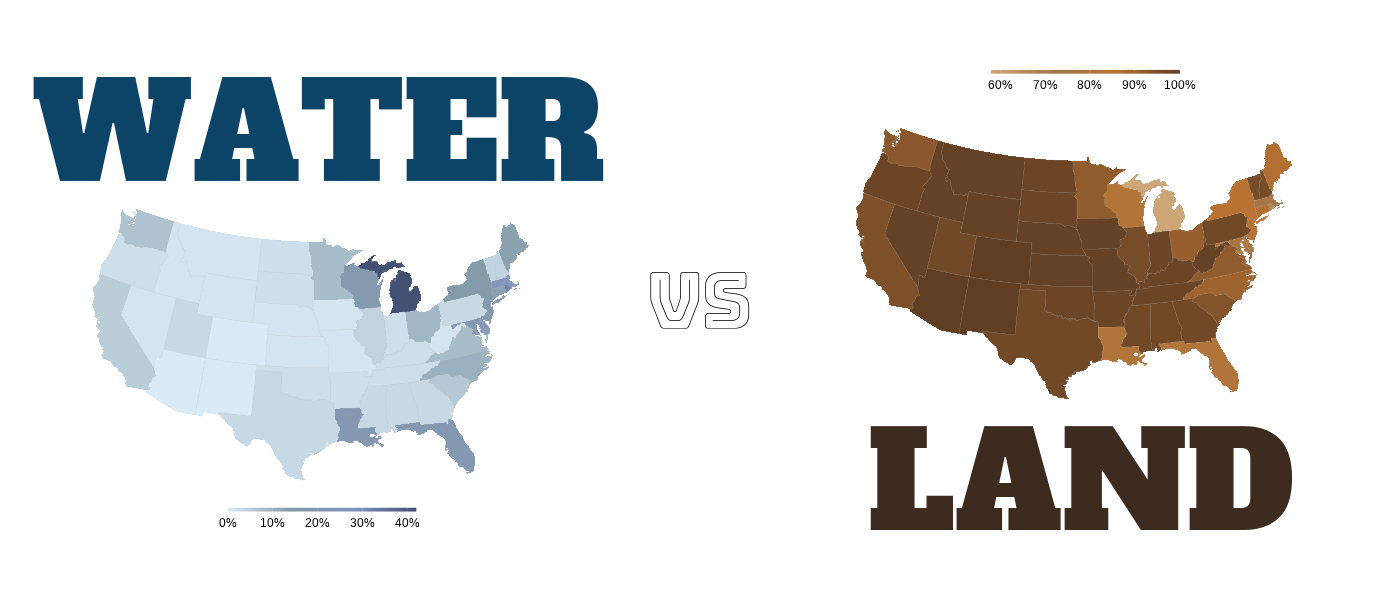

Write the R code that produced this figure.
library(tidyverse)
library(showtext)
library(sf)
library(ggpubr)
library(geofacet)

# Reading the data
tuesdata <- tidytuesdayR::tt_load(2023, week = 31)

states <- tuesdata$states
state_name_etymology <- tuesdata$state_name_etymology

rm(tuesdata)

# Loading the fonts
font_add_google('Alfa Slab One', family = 'Alfa')
font_add_google('Bungee Outline', family = 'Bungee')
showtext_auto()

# ---- DATA MANIPULATION ----
# Creating the percentage of land and water
states <- states %>% 
  mutate(
    percentage_water = round((water_area_km2 / total_area_km2), 2),
    percentage_land = 1 - percentage_water
  )

# ---- PLOT ----
# Plotting using the real map of USA
# Creating the map of USA
map_usa <- map_data('state')

map_usa <- map_usa %>% 
  mutate(
    region = stringr::str_to_title(region)
  ) %>% 
  left_join(states, by = c('region' = 'state'))

# Selecting only the columns to be used
map_usa <- map_usa %>% 
  select(long, lat, group, region, postal_abbreviation, percentage_water, percentage_land)

# Making the plot
water_percentage <- ggplot(data = map_usa, 
       aes(
         x = long,
         y = lat,
         group = group,
         fill = percentage_water)
       ) +
  geom_polygon(
    color = 'grey',
    linewidth = 0.05
    ) +
  coord_map(projection = 'albers', lat0 = 45, lat1 = 55) + 
  
  scale_fill_gradientn(colors = c('#d9ebf6', '#849baa', '#8395c1', '#435274'), labels = scales::label_percent()) +
  
  ggtitle('WATER') + 
  
  theme_void() +
  theme(
    legend.position = 'bottom',
    legend.key.size = unit(0.5, 'cm'),
    legend.key.height = unit(0.1, 'cm'),
    legend.key.width = unit(1, 'cm'),
    legend.title = element_blank(),
    
    plot.title = element_text(
      family = 'Alfa',
      size = 100,
      colour = '#0b4467', 
      hjust = 0.5)
  )
water_percentage  

land_percentage <- ggplot(data = map_usa, 
       aes(
         x = long,
         y = lat,
         group = group,
         fill = percentage_land)
       ) +
  geom_polygon(
    color = 'grey',
    linewidth = 0.05
    ) +
  coord_map(projection = 'albers', lat0 = 45, lat1 = 55) + 
  
  scale_fill_gradientn(colors = c('#cda678', '#a0764b', '#B87333', '#5f3e24'), labels = scales::label_percent()) +
  
  labs(caption = 'LAND') +
  
  theme_void() +
  theme(
    legend.position = 'top',
    legend.key.size = unit(0.5, 'cm'),
    legend.key.height = unit(0.1, 'cm'),
    legend.key.width = unit(1, 'cm'),
    legend.title = element_blank(),
    
    plot.caption = element_text(
      family = 'Alfa',
      size = 100,
      colour = '#3d2b1f',
      hjust = 0.5,
    )
  )
land_percentage

# The 'VS' text
vs_text <- ggplot() +
  annotate("text",
           x = 1,
           y = 1,
           size = 20,
           family = 'Bungee',
           label = 'VS') +
  theme_void()
vs_text

final_plot <- ggarrange(water_percentage,
          vs_text,
          land_percentage,
          ncol = 3,
          nrow = 1,
          widths = c(5, 1, 5),
          heights = c(5, 1, 5))
final_plot
